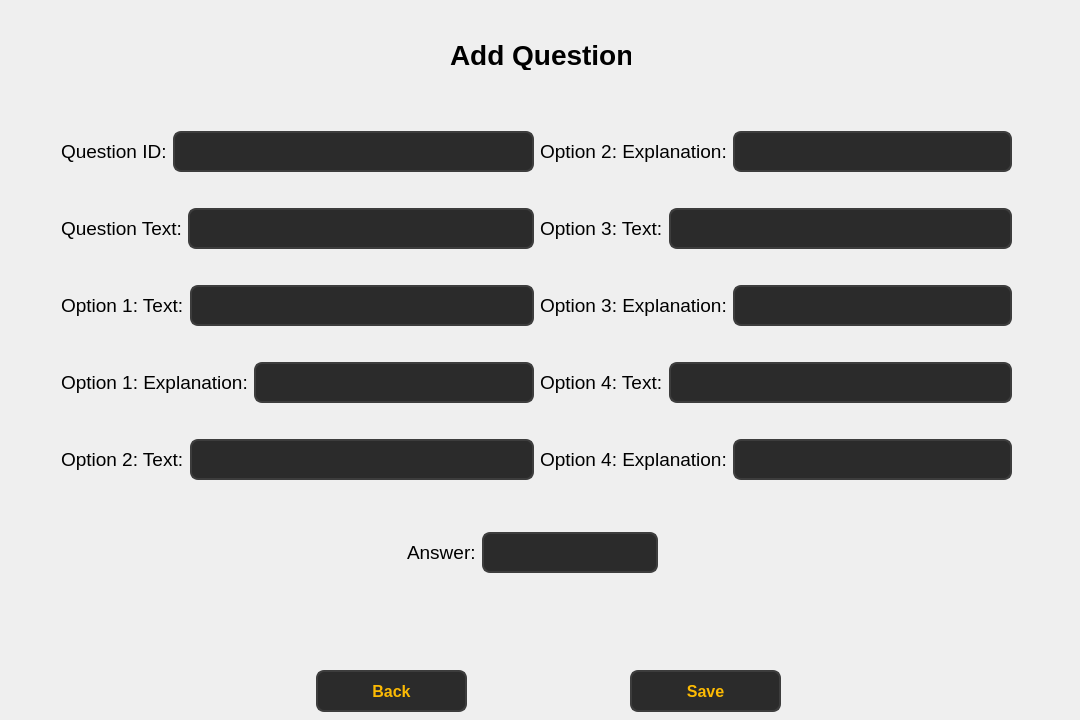
<?xml version="1.0" encoding="UTF-8"?>
<ui version="4.0">
 <class>Form</class>
 <widget class="QWidget" name="Form">
  <property name="geometry">
   <rect>
    <x>0</x>
    <y>0</y>
    <width>1080</width>
    <height>720</height>
   </rect>
  </property>
  <property name="windowTitle">
   <string>Form</string>
  </property>
  <widget class="QLabel" name="label">
   <property name="geometry">
    <rect>
     <x>450</x>
     <y>40</y>
     <width>181</width>
     <height>30</height>
    </rect>
   </property>
   <property name="font">
    <font>
     <pointsize>21</pointsize>
     <bold>true</bold>
    </font>
   </property>
   <property name="text">
    <string>Add Question</string>
   </property>
  </widget>
  <widget class="QPushButton" name="pushButton_back">
   <property name="geometry">
    <rect>
     <x>316</x>
     <y>670</y>
     <width>151</width>
     <height>42</height>
    </rect>
   </property>
   <property name="styleSheet">
    <string notr="true">QPushButton {
        background-color: #2b2b2b;  
        color: #fcba03;              
        border: 2px solid #3d3d3d;      
        border-radius: 8px;          
        padding: 8px 16px;            
        font-size: 16px;            
        font-weight: bold;
    
    }

    QPushButton:hover {
        background-color: #fcba03;
		 color: #000000;
        border: 2px solid #5a5a5a;    
    }

    QPushButton:pressed {
        background-color: #1a1a1a;      
        border: 2px solid #2b2b2b;      
    }</string>
   </property>
   <property name="text">
    <string>Back</string>
   </property>
  </widget>
  <widget class="QPushButton" name="pushButton">
   <property name="geometry">
    <rect>
     <x>630</x>
     <y>670</y>
     <width>151</width>
     <height>42</height>
    </rect>
   </property>
   <property name="styleSheet">
    <string notr="true">QPushButton {
        background-color: #2b2b2b;  
        color: #fcba03;              
        border: 2px solid #3d3d3d;      
        border-radius: 8px;          
        padding: 8px 16px;            
        font-size: 16px;            
        font-weight: bold;
    
    }

    QPushButton:hover {
        background-color: #fcba03;
		 color: #000000;
        border: 2px solid #5a5a5a;    
    }

    QPushButton:pressed {
        background-color: #1a1a1a;      
        border: 2px solid #2b2b2b;      
    }</string>
   </property>
   <property name="text">
    <string>Save</string>
   </property>
  </widget>
  <widget class="QWidget" name="layoutWidget">
   <property name="geometry">
    <rect>
     <x>407</x>
     <y>530</y>
     <width>251</width>
     <height>45</height>
    </rect>
   </property>
   <layout class="QHBoxLayout" name="horizontalLayout_16">
    <item>
     <widget class="QLabel" name="label_18">
      <property name="font">
       <font>
        <pointsize>14</pointsize>
       </font>
      </property>
      <property name="text">
       <string>Answer:</string>
      </property>
     </widget>
    </item>
    <item>
     <widget class="QLineEdit" name="lineEdit_17">
      <property name="styleSheet">
       <string notr="true">QLineEdit {
        background-color: #2b2b2b;  /* Dark background */
        color: #fcba03;  /* Text color */
        border: 2px solid #3d3d3d;  /* Border color */
        border-radius: 8px;  /* Rounded corners */
        padding: 8px;  /* Padding inside the input field */
        font-size: 16px;  /* Font size */
        font-weight: bold;  /* Bold font */
    }

    QLineEdit:hover {
        background-color: #3d3d3d;  /* Background when hovered */
        border: 2px solid #fcba03;  /* Border color when hovered */
    }

    QLineEdit:focus {
        background-color: #1a1a1a;  /* Background when focused */
        border: 2px solid #fcba03;  /* Border color when focused */
        color: #ffffff;  /* Text color when focused */
    }</string>
      </property>
     </widget>
    </item>
   </layout>
  </widget>
  <widget class="QWidget" name="layoutWidget">
   <property name="geometry">
    <rect>
     <x>61</x>
     <y>101</y>
     <width>951</width>
     <height>411</height>
    </rect>
   </property>
   <layout class="QHBoxLayout" name="horizontalLayout_9">
    <item>
     <layout class="QVBoxLayout" name="verticalLayout">
      <item>
       <layout class="QHBoxLayout" name="horizontalLayout">
        <item>
         <widget class="QLabel" name="label_4">
          <property name="font">
           <font>
            <pointsize>14</pointsize>
           </font>
          </property>
          <property name="text">
           <string>Question ID:</string>
          </property>
         </widget>
        </item>
        <item>
         <widget class="QLineEdit" name="lineEdit_3">
          <property name="styleSheet">
           <string notr="true">QLineEdit {
        background-color: #2b2b2b;  /* Dark background */
        color: #fcba03;  /* Text color */
        border: 2px solid #3d3d3d;  /* Border color */
        border-radius: 8px;  /* Rounded corners */
        padding: 8px;  /* Padding inside the input field */
        font-size: 16px;  /* Font size */
        font-weight: bold;  /* Bold font */
    }

    QLineEdit:hover {
        background-color: #3d3d3d;  /* Background when hovered */
        border: 2px solid #fcba03;  /* Border color when hovered */
    }

    QLineEdit:focus {
        background-color: #1a1a1a;  /* Background when focused */
        border: 2px solid #fcba03;  /* Border color when focused */
        color: #ffffff;  /* Text color when focused */
    }</string>
          </property>
         </widget>
        </item>
       </layout>
      </item>
      <item>
       <layout class="QHBoxLayout" name="horizontalLayout_2">
        <item>
         <widget class="QLabel" name="label_5">
          <property name="font">
           <font>
            <pointsize>14</pointsize>
           </font>
          </property>
          <property name="text">
           <string>Question Text:</string>
          </property>
         </widget>
        </item>
        <item>
         <widget class="QLineEdit" name="lineEdit_4">
          <property name="styleSheet">
           <string notr="true">QLineEdit {
        background-color: #2b2b2b;  /* Dark background */
        color: #fcba03;  /* Text color */
        border: 2px solid #3d3d3d;  /* Border color */
        border-radius: 8px;  /* Rounded corners */
        padding: 8px;  /* Padding inside the input field */
        font-size: 16px;  /* Font size */
        font-weight: bold;  /* Bold font */
    }

    QLineEdit:hover {
        background-color: #3d3d3d;  /* Background when hovered */
        border: 2px solid #fcba03;  /* Border color when hovered */
    }

    QLineEdit:focus {
        background-color: #1a1a1a;  /* Background when focused */
        border: 2px solid #fcba03;  /* Border color when focused */
        color: #ffffff;  /* Text color when focused */
    }</string>
          </property>
         </widget>
        </item>
       </layout>
      </item>
      <item>
       <layout class="QHBoxLayout" name="horizontalLayout_4">
        <item>
         <widget class="QLabel" name="label_7">
          <property name="font">
           <font>
            <pointsize>14</pointsize>
           </font>
          </property>
          <property name="text">
           <string>Option 1: Text:</string>
          </property>
         </widget>
        </item>
        <item>
         <widget class="QLineEdit" name="lineEdit_6">
          <property name="styleSheet">
           <string notr="true">QLineEdit {
        background-color: #2b2b2b;  /* Dark background */
        color: #fcba03;  /* Text color */
        border: 2px solid #3d3d3d;  /* Border color */
        border-radius: 8px;  /* Rounded corners */
        padding: 8px;  /* Padding inside the input field */
        font-size: 16px;  /* Font size */
        font-weight: bold;  /* Bold font */
    }

    QLineEdit:hover {
        background-color: #3d3d3d;  /* Background when hovered */
        border: 2px solid #fcba03;  /* Border color when hovered */
    }

    QLineEdit:focus {
        background-color: #1a1a1a;  /* Background when focused */
        border: 2px solid #fcba03;  /* Border color when focused */
        color: #ffffff;  /* Text color when focused */
    }</string>
          </property>
         </widget>
        </item>
       </layout>
      </item>
      <item>
       <layout class="QHBoxLayout" name="horizontalLayout_3">
        <item>
         <widget class="QLabel" name="label_6">
          <property name="font">
           <font>
            <pointsize>14</pointsize>
           </font>
          </property>
          <property name="text">
           <string>Option 1: Explanation:</string>
          </property>
         </widget>
        </item>
        <item>
         <widget class="QLineEdit" name="lineEdit_5">
          <property name="styleSheet">
           <string notr="true">QLineEdit {
        background-color: #2b2b2b;  /* Dark background */
        color: #fcba03;  /* Text color */
        border: 2px solid #3d3d3d;  /* Border color */
        border-radius: 8px;  /* Rounded corners */
        padding: 8px;  /* Padding inside the input field */
        font-size: 16px;  /* Font size */
        font-weight: bold;  /* Bold font */
    }

    QLineEdit:hover {
        background-color: #3d3d3d;  /* Background when hovered */
        border: 2px solid #fcba03;  /* Border color when hovered */
    }

    QLineEdit:focus {
        background-color: #1a1a1a;  /* Background when focused */
        border: 2px solid #fcba03;  /* Border color when focused */
        color: #ffffff;  /* Text color when focused */
    }</string>
          </property>
         </widget>
        </item>
       </layout>
      </item>
      <item>
       <layout class="QHBoxLayout" name="horizontalLayout_6">
        <item>
         <widget class="QLabel" name="label_9">
          <property name="font">
           <font>
            <pointsize>14</pointsize>
           </font>
          </property>
          <property name="text">
           <string>Option 2: Text:</string>
          </property>
         </widget>
        </item>
        <item>
         <widget class="QLineEdit" name="lineEdit_8">
          <property name="styleSheet">
           <string notr="true">QLineEdit {
        background-color: #2b2b2b;  /* Dark background */
        color: #fcba03;  /* Text color */
        border: 2px solid #3d3d3d;  /* Border color */
        border-radius: 8px;  /* Rounded corners */
        padding: 8px;  /* Padding inside the input field */
        font-size: 16px;  /* Font size */
        font-weight: bold;  /* Bold font */
    }

    QLineEdit:hover {
        background-color: #3d3d3d;  /* Background when hovered */
        border: 2px solid #fcba03;  /* Border color when hovered */
    }

    QLineEdit:focus {
        background-color: #1a1a1a;  /* Background when focused */
        border: 2px solid #fcba03;  /* Border color when focused */
        color: #ffffff;  /* Text color when focused */
    }</string>
          </property>
         </widget>
        </item>
       </layout>
      </item>
     </layout>
    </item>
    <item>
     <layout class="QVBoxLayout" name="verticalLayout_2">
      <item>
       <layout class="QHBoxLayout" name="horizontalLayout_5">
        <item>
         <widget class="QLabel" name="label_10">
          <property name="font">
           <font>
            <pointsize>14</pointsize>
           </font>
          </property>
          <property name="text">
           <string>Option 2: Explanation:</string>
          </property>
         </widget>
        </item>
        <item>
         <widget class="QLineEdit" name="lineEdit_9">
          <property name="styleSheet">
           <string notr="true">QLineEdit {
        background-color: #2b2b2b;  /* Dark background */
        color: #fcba03;  /* Text color */
        border: 2px solid #3d3d3d;  /* Border color */
        border-radius: 8px;  /* Rounded corners */
        padding: 8px;  /* Padding inside the input field */
        font-size: 16px;  /* Font size */
        font-weight: bold;  /* Bold font */
    }

    QLineEdit:hover {
        background-color: #3d3d3d;  /* Background when hovered */
        border: 2px solid #fcba03;  /* Border color when hovered */
    }

    QLineEdit:focus {
        background-color: #1a1a1a;  /* Background when focused */
        border: 2px solid #fcba03;  /* Border color when focused */
        color: #ffffff;  /* Text color when focused */
    }</string>
          </property>
         </widget>
        </item>
       </layout>
      </item>
      <item>
       <layout class="QHBoxLayout" name="horizontalLayout_12">
        <item>
         <widget class="QLabel" name="label_15">
          <property name="font">
           <font>
            <pointsize>14</pointsize>
           </font>
          </property>
          <property name="text">
           <string>Option 3: Text:</string>
          </property>
         </widget>
        </item>
        <item>
         <widget class="QLineEdit" name="lineEdit_14">
          <property name="styleSheet">
           <string notr="true">QLineEdit {
        background-color: #2b2b2b;  /* Dark background */
        color: #fcba03;  /* Text color */
        border: 2px solid #3d3d3d;  /* Border color */
        border-radius: 8px;  /* Rounded corners */
        padding: 8px;  /* Padding inside the input field */
        font-size: 16px;  /* Font size */
        font-weight: bold;  /* Bold font */
    }

    QLineEdit:hover {
        background-color: #3d3d3d;  /* Background when hovered */
        border: 2px solid #fcba03;  /* Border color when hovered */
    }

    QLineEdit:focus {
        background-color: #1a1a1a;  /* Background when focused */
        border: 2px solid #fcba03;  /* Border color when focused */
        color: #ffffff;  /* Text color when focused */
    }</string>
          </property>
         </widget>
        </item>
       </layout>
      </item>
      <item>
       <layout class="QHBoxLayout" name="horizontalLayout_8">
        <item>
         <widget class="QLabel" name="label_11">
          <property name="font">
           <font>
            <pointsize>14</pointsize>
           </font>
          </property>
          <property name="text">
           <string>Option 3: Explanation:</string>
          </property>
         </widget>
        </item>
        <item>
         <widget class="QLineEdit" name="lineEdit_10">
          <property name="styleSheet">
           <string notr="true">QLineEdit {
        background-color: #2b2b2b;  /* Dark background */
        color: #fcba03;  /* Text color */
        border: 2px solid #3d3d3d;  /* Border color */
        border-radius: 8px;  /* Rounded corners */
        padding: 8px;  /* Padding inside the input field */
        font-size: 16px;  /* Font size */
        font-weight: bold;  /* Bold font */
    }

    QLineEdit:hover {
        background-color: #3d3d3d;  /* Background when hovered */
        border: 2px solid #fcba03;  /* Border color when hovered */
    }

    QLineEdit:focus {
        background-color: #1a1a1a;  /* Background when focused */
        border: 2px solid #fcba03;  /* Border color when focused */
        color: #ffffff;  /* Text color when focused */
    }</string>
          </property>
         </widget>
        </item>
       </layout>
      </item>
      <item>
       <layout class="QHBoxLayout" name="horizontalLayout_10">
        <item>
         <widget class="QLabel" name="label_13">
          <property name="font">
           <font>
            <pointsize>14</pointsize>
           </font>
          </property>
          <property name="text">
           <string>Option 4: Text:</string>
          </property>
         </widget>
        </item>
        <item>
         <widget class="QLineEdit" name="lineEdit_12">
          <property name="styleSheet">
           <string notr="true">QLineEdit {
        background-color: #2b2b2b;  /* Dark background */
        color: #fcba03;  /* Text color */
        border: 2px solid #3d3d3d;  /* Border color */
        border-radius: 8px;  /* Rounded corners */
        padding: 8px;  /* Padding inside the input field */
        font-size: 16px;  /* Font size */
        font-weight: bold;  /* Bold font */
    }

    QLineEdit:hover {
        background-color: #3d3d3d;  /* Background when hovered */
        border: 2px solid #fcba03;  /* Border color when hovered */
    }

    QLineEdit:focus {
        background-color: #1a1a1a;  /* Background when focused */
        border: 2px solid #fcba03;  /* Border color when focused */
        color: #ffffff;  /* Text color when focused */
    }</string>
          </property>
         </widget>
        </item>
       </layout>
      </item>
      <item>
       <layout class="QHBoxLayout" name="horizontalLayout_11">
        <item>
         <widget class="QLabel" name="label_14">
          <property name="font">
           <font>
            <pointsize>14</pointsize>
           </font>
          </property>
          <property name="text">
           <string>Option 4: Explanation:</string>
          </property>
         </widget>
        </item>
        <item>
         <widget class="QLineEdit" name="lineEdit_13">
          <property name="styleSheet">
           <string notr="true">QLineEdit {
        background-color: #2b2b2b;  /* Dark background */
        color: #fcba03;  /* Text color */
        border: 2px solid #3d3d3d;  /* Border color */
        border-radius: 8px;  /* Rounded corners */
        padding: 8px;  /* Padding inside the input field */
        font-size: 16px;  /* Font size */
        font-weight: bold;  /* Bold font */
    }

    QLineEdit:hover {
        background-color: #3d3d3d;  /* Background when hovered */
        border: 2px solid #fcba03;  /* Border color when hovered */
    }

    QLineEdit:focus {
        background-color: #1a1a1a;  /* Background when focused */
        border: 2px solid #fcba03;  /* Border color when focused */
        color: #ffffff;  /* Text color when focused */
    }</string>
          </property>
         </widget>
        </item>
       </layout>
      </item>
     </layout>
    </item>
   </layout>
  </widget>
 </widget>
 <resources/>
 <connections/>
</ui>
